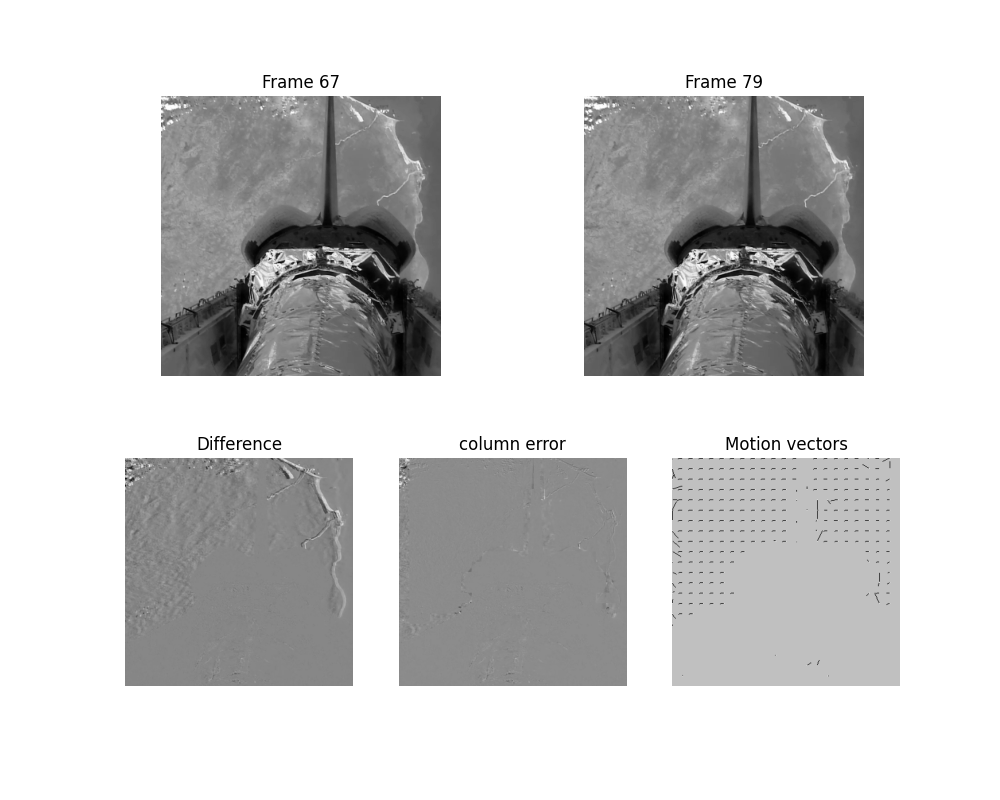

This figure's Python source:
import os
import sys
import numpy as np
import matplotlib.pyplot as plt
from skimage.io import imread
from libDIPUM.motion import motion
from libDIPUM.data_path import dip_data


def _invert_if_needed(img):
    # Match MATLAB visual polarity for these NASA TIFF frames.
    if np.issubdtype(img.dtype, np.integer):
        return np.iinfo(img.dtype).max - img
    return 1.0 - img

# %% Figure 834

# %% Data
j = imread(dip_data('nasa67.tif'))
if j.ndim == 3:
    j = j[:, :, 0]
# MATLAB: j = j(1:352, 119:470)
j = j[0:352, 118:470]
j = _invert_if_needed(j)

i = imread(dip_data('nasa79.tif'))
if i.ndim == 3:
    i = i[:, :, 0]
# MATLAB: i = i(1:352, 119:470)
i = i[0:352, 118:470]
i = _invert_if_needed(i)

# %% Motion computation
e, a, dx, dy = motion(i, j, 16, [16, 16], 1)

# %% Display
plt.figure(figsize=(10, 8))

plt.subplot(2, 2, 1)
plt.imshow(j, cmap='gray')
plt.title('Frame 67')
plt.axis('off')

plt.subplot(2, 2, 2)
plt.imshow(i, cmap='gray')
plt.title('Frame 79')
plt.axis('off')

# mat2gray(double(i) - double(j))
d = i.astype(float) - j.astype(float)
dmin, dmax = np.min(d), np.max(d)
if dmax > dmin:
    dshow = (d - dmin) / (dmax - dmin)
else:
    dshow = np.zeros_like(d)

plt.subplot(2, 3, 4)
plt.imshow(dshow, cmap='gray', vmin=0, vmax=1)
plt.title('Difference')
plt.axis('off')

plt.subplot(2, 3, 5)
plt.imshow(e, cmap='gray')  # MATLAB imshow(e, []) auto scaling
plt.title('column error')
plt.axis('off')

plt.subplot(2, 3, 6)
plt.imshow(a, cmap='gray', vmin=0, vmax=255)
plt.title('Motion vectors')
plt.axis('off')

plt.tight_layout()
plt.savefig('Figure834.png')
print('Saved Figure834.png')
plt.show()
